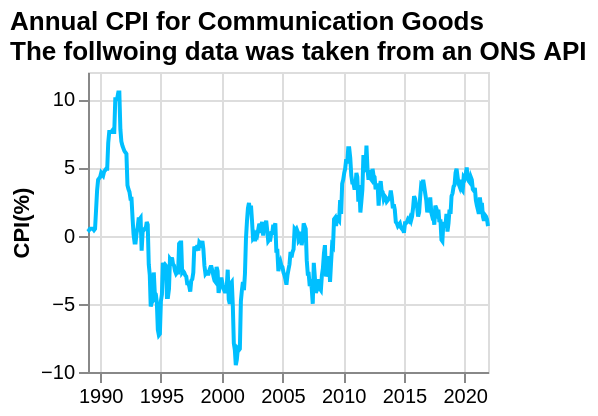

The specification (Vega-Lite) saved for this image:
### Vega-Lite specification from a JSON file in a GitHub repository (floating-point values rounded to 4 significant figures; data arrays with more than 128 entries replaced by an {"elided": "..."} marker saying what was removed)
{"$schema": "https://vega.github.io/schema/vega-lite/v5.json", "title": {"text": "Annual CPI for Communication Goods", "subtitle": "The follwoing data was taken from an ONS API", "subtitleFontStyle": "Ubuntu", "anchor": "start", "color": "black"}, "data": {"values": {"elided": "405 records"}}, "height": 150, "width": 200, "mark": {"type": "line", "color": "#00BFFF", "strokeWidth": 2, "opacity": 1}, "transform": [{"filter": "datum.year>minYear"}, {"filter": "datum.year<maxYear"}], "params": [{"name": "minYear", "value": 1980, "bind": {"input": "range", "min": 1980, "max": 2022, "step": 1, "name": "Start year:"}}, {"name": "maxYear", "value": 2022, "bind": {"input": "range", "min": 1980, "max": 2022, "step": 1, "name": "End year:"}}], "encoding": {"x": {"field": "date", "type": "temporal", "axis": {"labelAngle": 0}, "title": ""}, "y": {"field": "value", "type": "quantitative", "title": "CPI(%)"}}}
